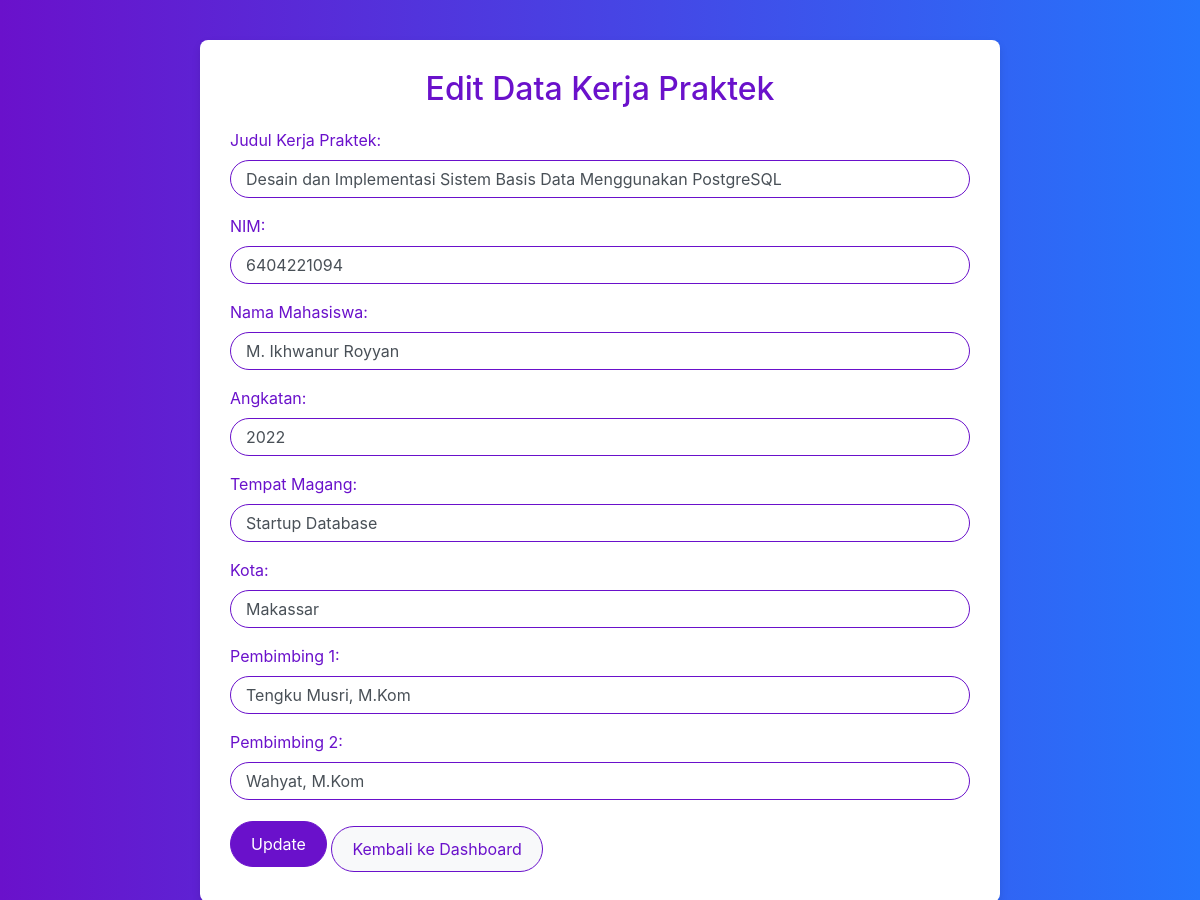
The page /edit_kerja_praktek.php?id=24 (signed in) on the database its author committed.
### tables this page shows
CREATE TABLE `kerja_praktek` (
  `id` int(11) NOT NULL,
  `judul` varchar(255) NOT NULL,
  `nim` varchar(20) NOT NULL,
  `nama_mahasiswa` varchar(100) NOT NULL,
  `angkatan` year(4) NOT NULL,
  `tempat_magang` varchar(255) NOT NULL,
  `kota` varchar(100) NOT NULL,
  `pembimbing1` varchar(100) DEFAULT NULL,
  `pembimbing2` varchar(100) DEFAULT NULL
);

### edit_kerja_praktek.php (the view, shortened to what this page needs)
<?php
include 'db.php';
if (isset($_GET['id'])) {
    $id = $_GET['id'];
    $sql = "SELECT * FROM kerja_praktek WHERE id = ?";
    $stmt = $conn->prepare($sql);
    $stmt->bind_param("i", $id);
    $stmt->execute();
    $result = $stmt->get_result();
    if ($result->num_rows > 0) {
        $row = $result->fetch_assoc();
    } else {
        echo "Data tidak ditemukan!";
        exit();
    }
} else {
    echo "ID tidak disediakan!";
    exit();
}
?>
<!DOCTYPE html>
<html lang="en">
<head>
    <link rel="stylesheet" href="https://stackpath.bootstrapcdn.com/bootstrap/4.3.1/css/bootstrap.min.css">
</head>
<body>
    <div class="container">
        <h2>Edit Data Kerja Praktek</h2>
        <form action="update_kerja_praktek.php" method="post" onsubmit="return validateForm()">
            <div class="form-group">
                <label for="judul">Judul Kerja Praktek:</label>
                <input type="text" class="form-control" id="judul" name="judul" value="<?php echo htmlspecialchars($row['judul']); ?>" required>
            </div>
            <div class="form-group">
                <label for="nim">NIM:</label>
                <input type="text" class="form-control" id="nim" name="nim" value="<?php echo htmlspecialchars($row['nim']); ?>" required>
            </div>
            <div class="form-group">
                <label for="nama_mahasiswa">Nama Mahasiswa:</label>
                <input type="text" class="form-control" id="nama_mahasiswa" name="nama_mahasiswa" value="<?php echo htmlspecialchars($row['nama_mahasiswa']); ?>" required>
            </div>
            <div class="form-group">
                <label for="angkatan">Angkatan:</label>
                <input type="number" class="form-control" id="angkatan" name="angkatan" value="<?php echo htmlspecialchars($row['angkatan']); ?>" required>
            </div>
            <div class="form-group">
                <label for="tempat_magang">Tempat Magang:</label>
                <input type="text" class="form-control" id="tempat_magang" name="tempat_magang" value="<?php echo htmlspecialchars($row['tempat_magang']); ?>" required>
            </div>
            <div class="form-group">
                <label for="kota">Kota:</label>
                <input type="text" class="form-control" id="kota" name="kota" value="<?php echo htmlspecialchars($row['kota']); ?>" required>
            </div>
            <div class="form-group">
                <label for="pembimbing1">Pembimbing 1:</label>
                <input type="text" class="form-control" id="pembimbing1" name="pembimbing1" value="<?php echo htmlspecialchars($row['pembimbing1']); ?>">
            </div>
            <div class="form-group">
                <label for="pembimbing2">Pembimbing 2:</label>
                <input type="text" class="form-control" id="pembimbing2" name="pembimbing2" value="<?php echo htmlspecialchars($row['pembimbing2']); ?>">
            </div>
            <button type="submit" class="btn btn-primary">Update</button>
            <a href="dashboard_koordinator.php" class="btn btn-secondary">Kembali ke Dashboard</a>
        </form>
    </div>
</body>
</html>

### edit_kerja_praktek.php (style rules this page uses)
body { background: linear-gradient(to right, #6a11cb, #2575fc); margin: 0; color: #212529; }
.container { background: #fff; padding: 30px; border-radius: 8px; box-shadow: 0 4px 8px rgba(0, 0, 0, 0.1); margin: 40px auto; max-width: 800px; }
h2 { color: #6a11cb; text-align: center; margin-bottom: 20px; }
.form-group label { color: #6a11cb; }
.form-control { border-radius: 25px; padding: 15px; border-color: #6a11cb; }
.btn-primary { background-color: #6a11cb; border-color: #6a11cb; border-radius: 25px; padding: 10px 20px; }
.btn-secondary { background-color: #f8f9fa; color: #6a11cb; border-color: #6a11cb; border-radius: 25px; padding: 10px 20px; margin-top: 10px; display: inline-block; }

### rows shown on the page
kerja_praktek: judul "Desain dan Implementasi Sistem Basis Data Menggunakan PostgreSQL", nim "6404221094", nama_mahasiswa "M. Ikhwanur Royyan", angkatan "2022", tempat_magang "Startup Database", kota "Makassar", pembimbing1 "Tengku Musri, M.Kom", pembimbing2 "Wahyat, M.Kom"
